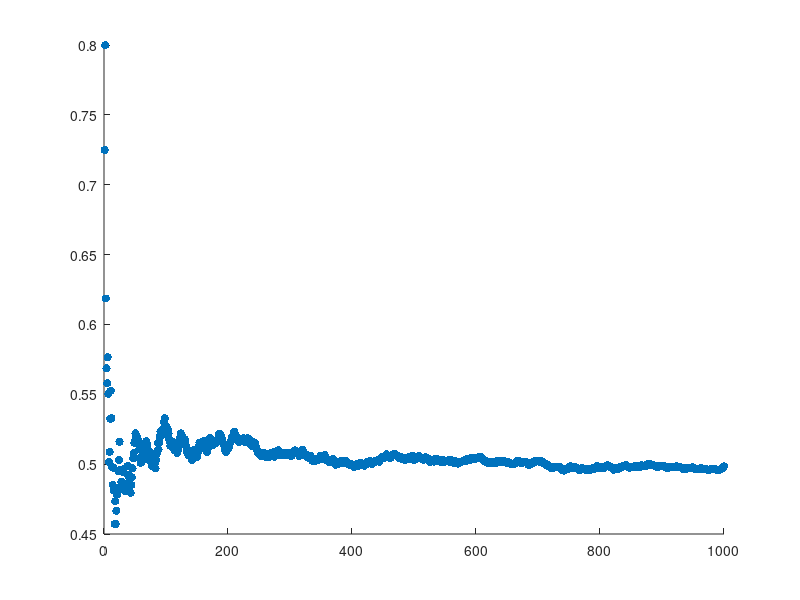

This figure's MATLAB source: (Note: this script raises an error after producing the figure.)
% Question 2a

var_sum = 0;
vector_of_averages = [];

for iteration = 1:1000
    random_val_sampled = rand();
    var_sum = var_sum + random_val_sampled;
    
    vector_of_averages = [vector_of_averages, var_sum / iteration];
end

s = scatter(1:1000, vector_of_averages, 'filled');
saveas(gcf, '~/Documents/assignments/random_processes/a2/scatter_s_n_converges_with_n.png')


% Question 2b

vector_of_z_n = [];

for iteration = 1:1000
    s_n = create_s_n(100)
    z_n = (s_n - 50) / sqrt(100/12);
    
    vector_of_z_n = [vector_of_z_n, z_n];
end

h = histogram(vector_of_z_n)
saveas(gcf, '~/Documents/assignments/random_processes/a2/histogram_z_n.png')




% Q 2c
xStart = -3;
dx = 0.01;
N = 600;
x = xStart + (0:N-1)*dx;

compPlot = figure('Name', 'Comparison of Stuff');
ax1 = axes('Parent', compPlot);
hold(ax1, 'on');
plot(x, normpdf(x))
yyaxis right
h = histogram(vector_of_z_n)
legend('PDF of Normal','Histogram of Z random variables');
hold(ax1, 'off');
saveas(gcf, '~/Documents/assignments/random_processes/a2/hist_line_normal_clt.png')


% Q 2 d

mean(vector_of_z_n)
var(vector_of_z_n)
% other way to compute variance
mean((vector_of_z_n - mean(vector_of_z_n)).^2)

function [value_s_n] = create_s_n(num_samples)
    value_s_n = 0;
    for iteration = 1:num_samplessd
        random_val_sampled = rand();
        value_s_n = value_s_n + random_val_sampled;
    end
end
